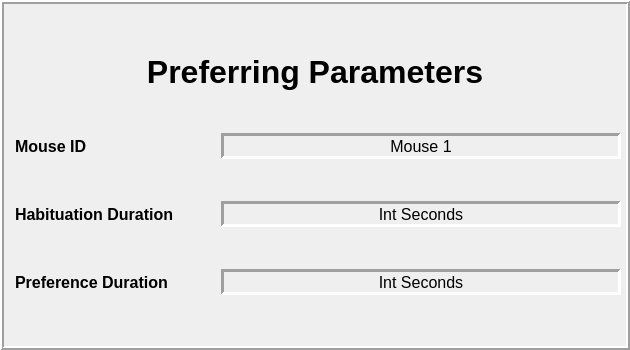
      <widget class="QFrame" name="ParametersPanel">
       <property name="sizePolicy">
        <sizepolicy hsizetype="Fixed" vsizetype="Fixed">
         <horstretch>0</horstretch>
         <verstretch>0</verstretch>
        </sizepolicy>
       </property>
       <property name="minimumSize">
        <size>
         <width>630</width>
         <height>350</height>
        </size>
       </property>
       <property name="maximumSize">
        <size>
         <width>630</width>
         <height>350</height>
        </size>
       </property>
       <property name="frameShape">
        <enum>QFrame::Box</enum>
       </property>
       <property name="frameShadow">
        <enum>QFrame::Raised</enum>
       </property>
       <property name="lineWidth">
        <number>2</number>
       </property>
       <layout class="QVBoxLayout" name="verticalLayout">
        <item>
         <widget class="QLabel" name="ParametersTitle">
          <property name="sizePolicy">
           <sizepolicy hsizetype="Fixed" vsizetype="Expanding">
            <horstretch>0</horstretch>
            <verstretch>0</verstretch>
           </sizepolicy>
          </property>
          <property name="minimumSize">
           <size>
            <width>384</width>
            <height>40</height>
           </size>
          </property>
          <property name="maximumSize">
           <size>
            <width>610</width>
            <height>37</height>
           </size>
          </property>
          <property name="font">
           <font>
            <pointsize>24</pointsize>
            <bold>true</bold>
           </font>
          </property>
          <property name="text">
           <string>Preferring Parameters</string>
          </property>
          <property name="alignment">
           <set>Qt::AlignCenter</set>
          </property>
         </widget>
        </item>
        <item>
         <layout class="QHBoxLayout" name="MouseIDGroup">
          <item>
           <widget class="QLabel" name="MouseIDLabel">
            <property name="sizePolicy">
             <sizepolicy hsizetype="Fixed" vsizetype="Fixed">
              <horstretch>0</horstretch>
              <verstretch>0</verstretch>
             </sizepolicy>
            </property>
            <property name="minimumSize">
             <size>
              <width>200</width>
              <height>26</height>
             </size>
            </property>
            <property name="font">
             <font>
              <pointsize>12</pointsize>
              <bold>true</bold>
             </font>
            </property>
            <property name="text">
             <string>Mouse ID</string>
            </property>
           </widget>
          </item>
          <item>
           <widget class="QLabel" name="mouse_id_var">
            <property name="sizePolicy">
             <sizepolicy hsizetype="Fixed" vsizetype="Fixed">
              <horstretch>0</horstretch>
              <verstretch>0</verstretch>
             </sizepolicy>
            </property>
            <property name="minimumSize">
             <size>
              <width>400</width>
              <height>26</height>
             </size>
            </property>
            <property name="font">
             <font>
              <pointsize>12</pointsize>
             </font>
            </property>
            <property name="frameShape">
             <enum>QFrame::Panel</enum>
            </property>
            <property name="frameShadow">
             <enum>QFrame::Sunken</enum>
            </property>
            <property name="lineWidth">
             <number>3</number>
            </property>
            <property name="text">
             <string>Mouse 1</string>
            </property>
            <property name="alignment">
             <set>Qt::AlignCenter</set>
            </property>
           </widget>
          </item>
         </layout>
        </item>
        <item>
         <layout class="QHBoxLayout" name="HabituationDurationGroup">
          <item>
           <widget class="QLabel" name="HabituationDurationLabel">
            <property name="sizePolicy">
             <sizepolicy hsizetype="Fixed" vsizetype="Fixed">
              <horstretch>0</horstretch>
              <verstretch>0</verstretch>
             </sizepolicy>
            </property>
            <property name="minimumSize">
             <size>
              <width>200</width>
              <height>26</height>
             </size>
            </property>
            <property name="font">
             <font>
              <pointsize>12</pointsize>
              <bold>true</bold>
             </font>
            </property>
            <property name="text">
             <string>Habituation Duration</string>
            </property>
           </widget>
          </item>
          <item>
           <widget class="QLabel" name="habituation_duration_var">
            <property name="sizePolicy">
             <sizepolicy hsizetype="Fixed" vsizetype="Fixed">
              <horstretch>0</horstretch>
              <verstretch>0</verstretch>
             </sizepolicy>
            </property>
            <property name="minimumSize">
             <size>
              <width>400</width>
              <height>26</height>
             </size>
            </property>
            <property name="font">
             <font>
              <pointsize>12</pointsize>
             </font>
            </property>
            <property name="frameShape">
             <enum>QFrame::Panel</enum>
            </property>
            <property name="frameShadow">
             <enum>QFrame::Sunken</enum>
            </property>
            <property name="lineWidth">
             <number>3</number>
            </property>
            <property name="text">
             <string>Int Seconds</string>
            </property>
            <property name="alignment">
             <set>Qt::AlignCenter</set>
            </property>
           </widget>
          </item>
         </layout>
        </item>
        <item>
         <layout class="QHBoxLayout" name="PreferenceDurationGroup">
          <item>
           <widget class="QLabel" name="PreferenceDurationLabel">
            <property name="sizePolicy">
             <sizepolicy hsizetype="Fixed" vsizetype="Fixed">
              <horstretch>0</horstretch>
              <verstretch>0</verstretch>
             </sizepolicy>
            </property>
            <property name="minimumSize">
             <size>
              <width>200</width>
              <height>26</height>
             </size>
            </property>
            <property name="font">
             <font>
              <pointsize>12</pointsize>
              <bold>true</bold>
             </font>
            </property>
            <property name="text">
             <string>Preference Duration</string>
            </property>
           </widget>
          </item>
          <item>
           <widget class="QLabel" name="preference_duration_var">
            <property name="sizePolicy">
             <sizepolicy hsizetype="Fixed" vsizetype="Fixed">
              <horstretch>0</horstretch>
              <verstretch>0</verstretch>
             </sizepolicy>
            </property>
            <property name="minimumSize">
             <size>
              <width>400</width>
              <height>26</height>
             </size>
            </property>
            <property name="font">
             <font>
              <pointsize>12</pointsize>
             </font>
            </property>
            <property name="frameShape">
             <enum>QFrame::Panel</enum>
            </property>
            <property name="frameShadow">
             <enum>QFrame::Sunken</enum>
            </property>
            <property name="lineWidth">
             <number>3</number>
            </property>
            <property name="text">
             <string>Int Seconds</string>
            </property>
            <property name="alignment">
             <set>Qt::AlignCenter</set>
            </property>
           </widget>
          </item>
         </layout>
        </item>
       </layout>
      </widget>
